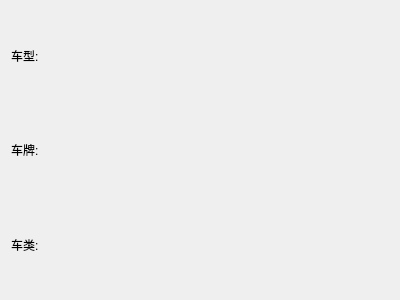
<?xml version="1.0" encoding="UTF-8"?>
<ui version="4.0">
 <class>FormAutoVehInfo</class>
 <widget class="QWidget" name="FormAutoVehInfo">
  <property name="geometry">
   <rect>
    <x>0</x>
    <y>0</y>
    <width>400</width>
    <height>300</height>
   </rect>
  </property>
  <property name="windowTitle">
   <string>Form</string>
  </property>
  <layout class="QGridLayout" name="gridLayout">
   <item row="0" column="0">
    <widget class="QLabel" name="label">
     <property name="text">
      <string>车型:</string>
     </property>
     <property name="className" stdset="0">
      <string>faviAll</string>
     </property>
    </widget>
   </item>
   <item row="0" column="1">
    <widget class="QLabel" name="lbVehClass">
     <property name="text">
      <string/>
     </property>
     <property name="styleType" stdset="0">
      <string>underline</string>
     </property>
     <property name="className" stdset="0">
      <string>faviAll</string>
     </property>
    </widget>
   </item>
   <item row="1" column="0">
    <widget class="QLabel" name="label_3">
     <property name="text">
      <string>车牌:</string>
     </property>
     <property name="className" stdset="0">
      <string>faviAll</string>
     </property>
    </widget>
   </item>
   <item row="1" column="1">
    <widget class="QLabel" name="lbVehPlate">
     <property name="text">
      <string/>
     </property>
     <property name="styleType" stdset="0">
      <string>underline</string>
     </property>
     <property name="className" stdset="0">
      <string>faviAll</string>
     </property>
    </widget>
   </item>
   <item row="2" column="0">
    <widget class="QLabel" name="label_5">
     <property name="text">
      <string>车类:</string>
     </property>
     <property name="className" stdset="0">
      <string>faviAll</string>
     </property>
    </widget>
   </item>
   <item row="2" column="1">
    <widget class="QLabel" name="lbVehType">
     <property name="text">
      <string/>
     </property>
     <property name="styleType" stdset="0">
      <string>underline</string>
     </property>
     <property name="className" stdset="0">
      <string>faviAll</string>
     </property>
    </widget>
   </item>
  </layout>
 </widget>
 <resources/>
 <connections/>
</ui>
